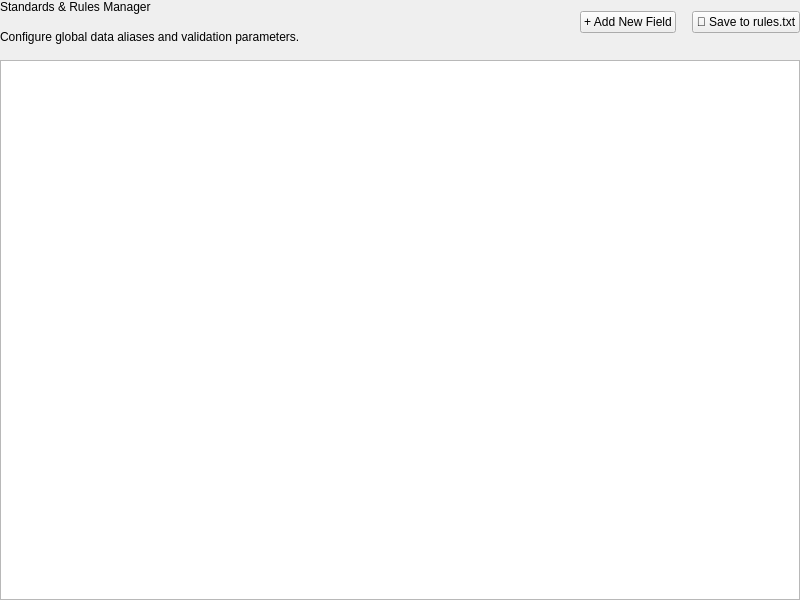
<?xml version="1.0" encoding="UTF-8"?>
<ui version="4.0">
 <class>StandardsManagerWidget</class>
 <widget class="QWidget" name="StandardsManagerWidget">
  <property name="geometry">
   <rect>
    <x>0</x>
    <y>0</y>
    <width>800</width>
    <height>600</height>
   </rect>
  </property>
  <layout class="QVBoxLayout" name="verticalLayout">
   <property name="spacing">
    <number>16</number>
   </property>
   <property name="leftMargin"><number>0</number></property>
   <property name="topMargin"><number>0</number></property>
   <property name="rightMargin"><number>0</number></property>
   <property name="bottomMargin"><number>0</number></property>
   
   <item>
    <layout class="QHBoxLayout" name="headerLayout">
     <item>
      <layout class="QVBoxLayout" name="titleLayout">
       <item>
        <widget class="QLabel" name="titleLabel">
         <property name="text"><string>Standards &amp; Rules Manager</string></property>
         <property name="objectName"><string>titleLabel</string></property>
        </widget>
       </item>
       <item>
        <widget class="QLabel" name="subtitleLabel">
         <property name="text"><string>Configure global data aliases and validation parameters.</string></property>
         <property name="objectName"><string>subtitleLabel</string></property>
        </widget>
       </item>
      </layout>
     </item>
     
     <item>
      <spacer name="horizontalSpacer">
       <property name="orientation"><enum>Qt::Horizontal</enum></property>
       <property name="sizeHint" stdset="0"><size><width>40</width><height>20</height></size></property>
      </spacer>
     </item>
     
     <item>
      <widget class="QPushButton" name="addFieldBtn">
       <property name="text"><string>+ Add New Field</string></property>
       <property name="objectName"><string>addFieldBtn</string></property>
       <property name="minimumHeight"><number>36</number></property>
      </widget>
     </item>
     
     <item>
      <widget class="QPushButton" name="saveDiskBtn">
       <property name="text"><string>💾 Save to rules.txt</string></property>
       <property name="objectName"><string>saveDiskBtn</string></property>
       <property name="minimumHeight"><number>36</number></property>
      </widget>
     </item>
    </layout>
   </item>
   
   <item>
    <widget class="QTableWidget" name="standardsTable">
     <property name="objectName"><string>standardsTable</string></property>
     <property name="showGrid"><bool>true</bool></property>
     <property name="alternatingRowColors"><bool>true</bool></property>
    </widget>
   </item>
  </layout>
 </widget>
 <resources/>
 <connections/>
</ui>
